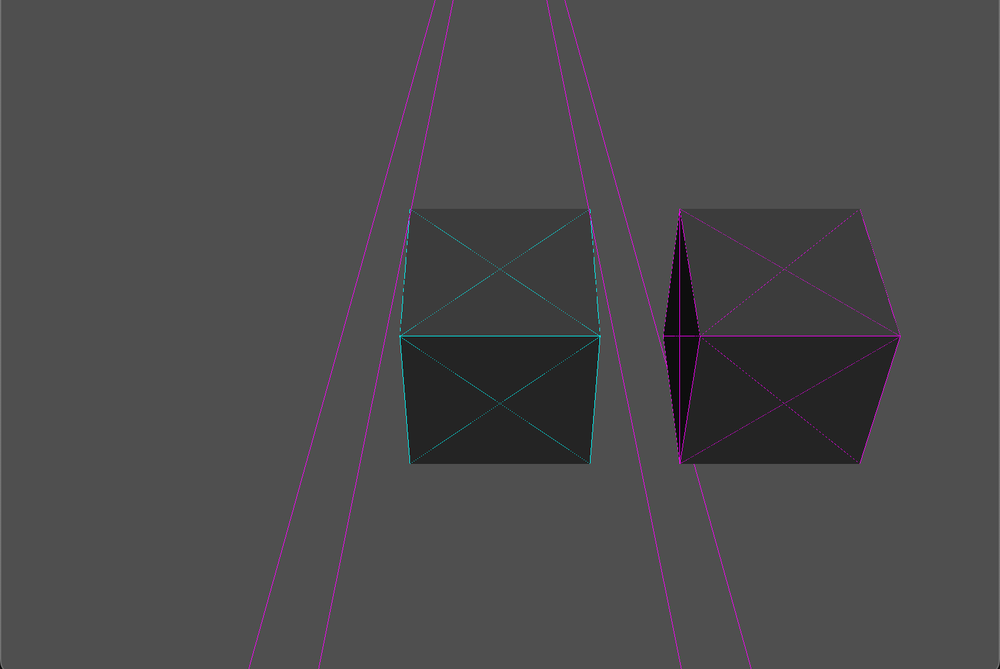
#> input picture a1-submission/report/images/10000-cubes.png, 1000 x 669 px, shrunk from 1600 x 1070 before the run
$ python image_check.py ../a1-submission/report/images/10000-cubes.png ../a1-submission/report/images/show-scene.png
#> lines starting #> are read from the running program, lines starting #| are printed output that depends on the picture
import cv2
import numpy as np
import argparse

def rgbe_to_rgb(image):
    rgb = (image[...,:3].astype(np.float32)+0.5) / 256.0
    exp = image[...,3].astype(np.float32) - 128.0
    rgb = rgb * np.power(2.0, exp[..., np.newaxis])
    return rgb

if __name__ == "__main__":
    parser = argparse.ArgumentParser()
    parser.add_argument("img1", help="path to first image")
    parser.add_argument("img2", help="path to second image")
    args = parser.parse_args()

    img1 = cv2.imread(args.img1, cv2.IMREAD_UNCHANGED)
#> img1 is the input picture: shape (669, 1000, 4); mean B, G, R, A 75, 74.1, 74.8, 255
    img2 = cv2.imread(args.img2, cv2.IMREAD_UNCHANGED)
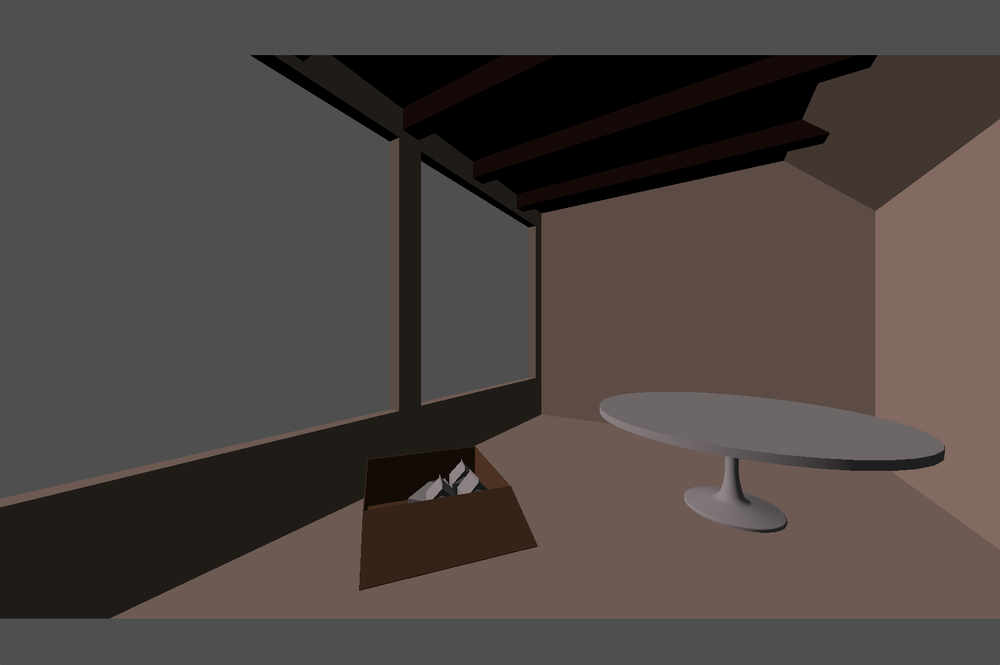
#> input picture a1-submission/report/images/show-scene.png, 1000 x 665 px, shrunk from 1596 x 1062 before the run
#> img2 is the input picture: shape (665, 1000, 4); mean B, G, R, A 65.9, 69.3, 76.9, 255

    img1 = rgbe_to_rgb(img1)
#> in rgbe_to_rgb, `exp = image[...,3].astype(np.float32) - 128.0`: exp: shape (669, 1000) float32; every value is 127
    img2 = rgbe_to_rgb(img2)
#> in rgbe_to_rgb (call 2), `exp = image[...,3].astype(np.float32) - 128.0`: exp: shape (665, 1000) float32; every value is 127
#> in rgbe_to_rgb (call 2), `rgb = rgb * np.power(2.0, exp[..., np.newaxis])`:
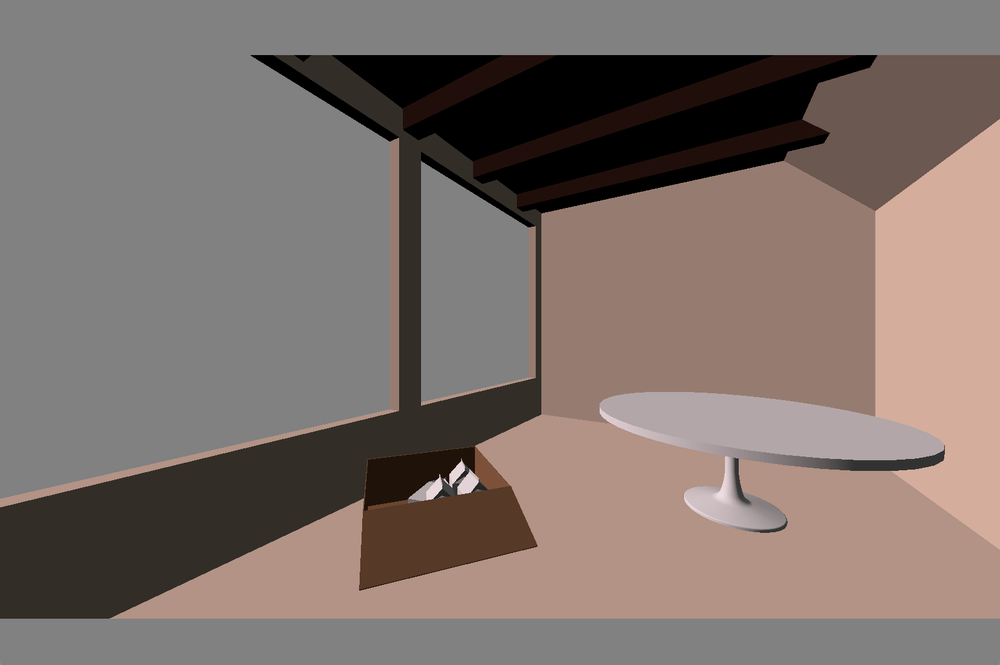
#> rgb: shape (665, 1000, 3) float32; mean B, G, R inf, inf, inf; drawn with min black and max white

#> (the run stopped early here; a loop or call above may not have finished)
